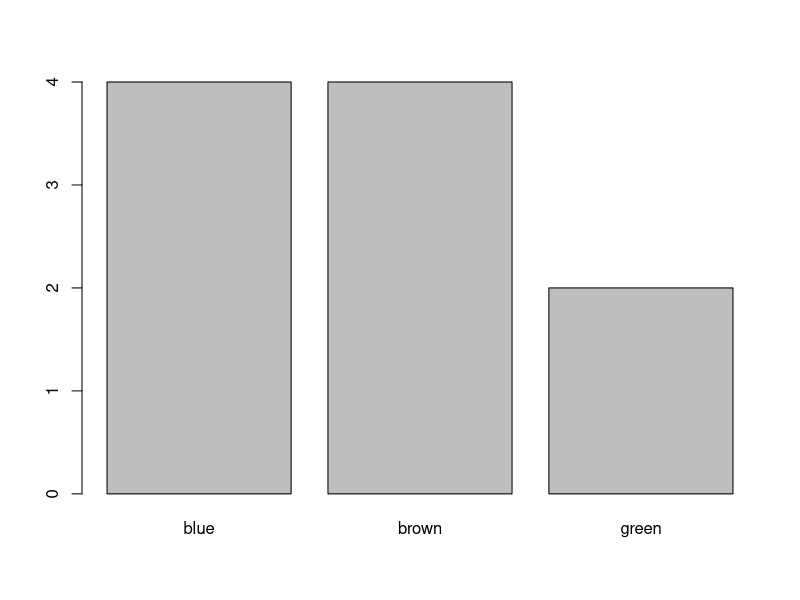
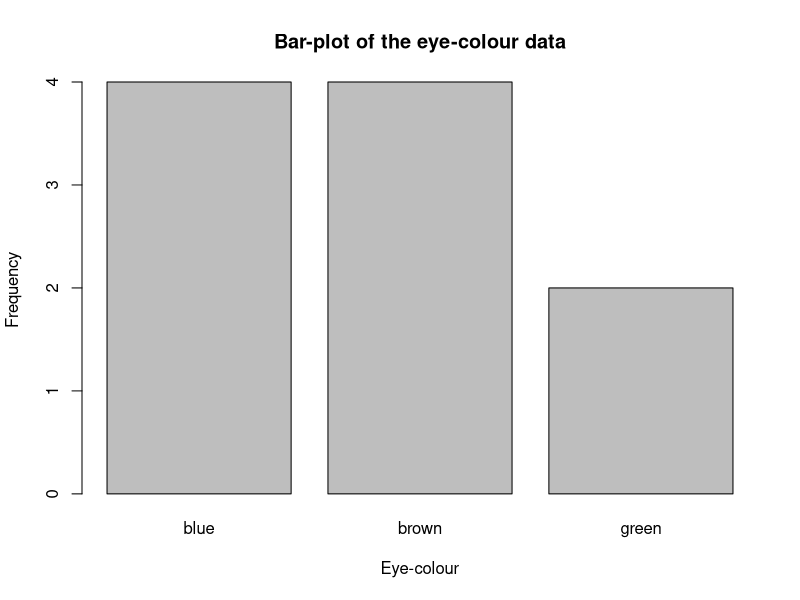
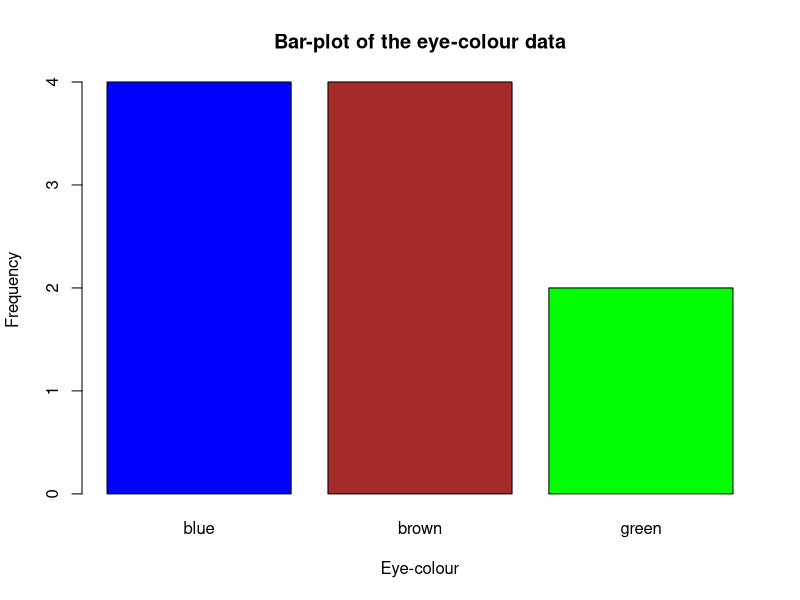
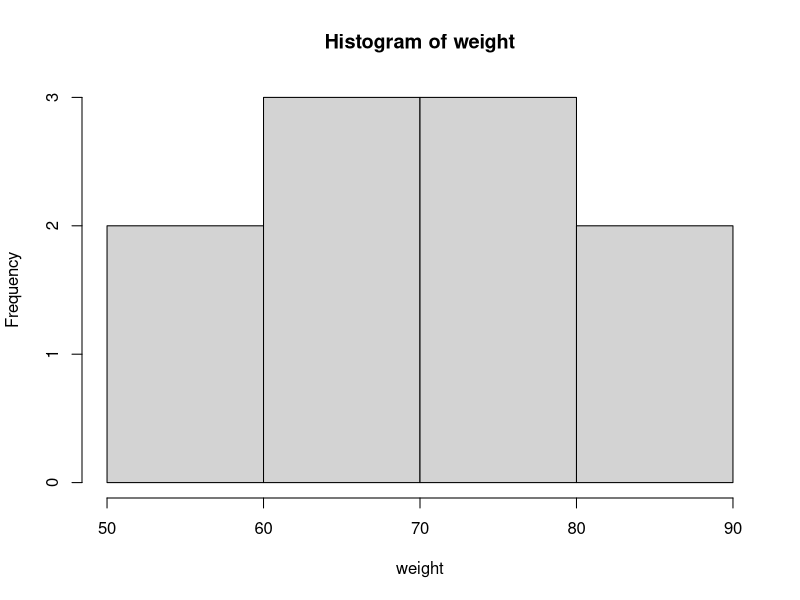
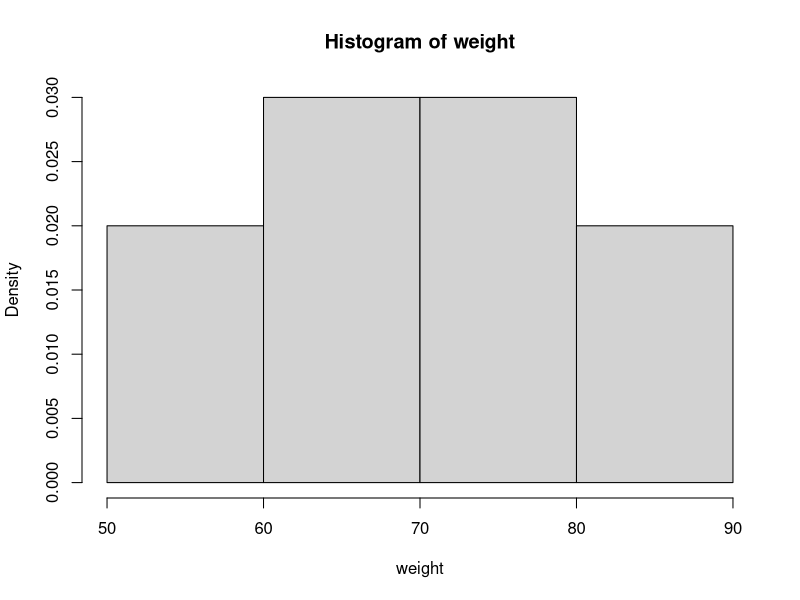
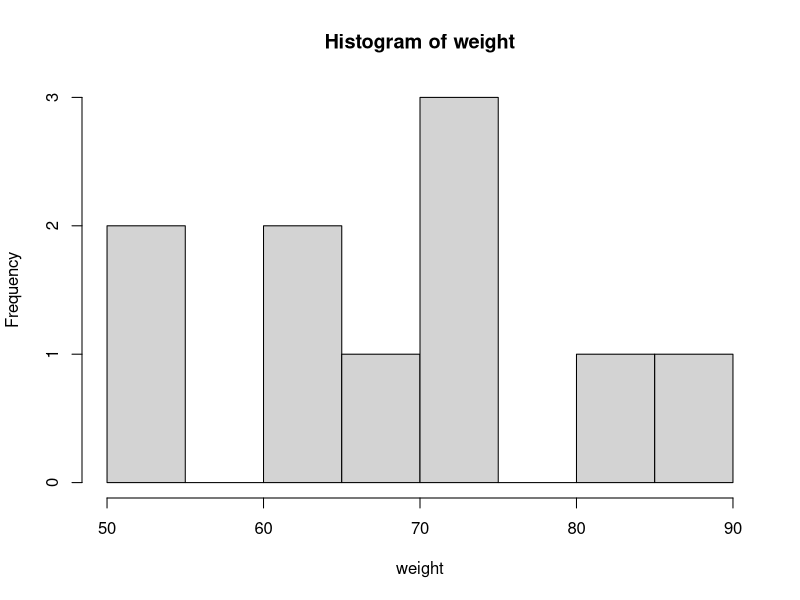
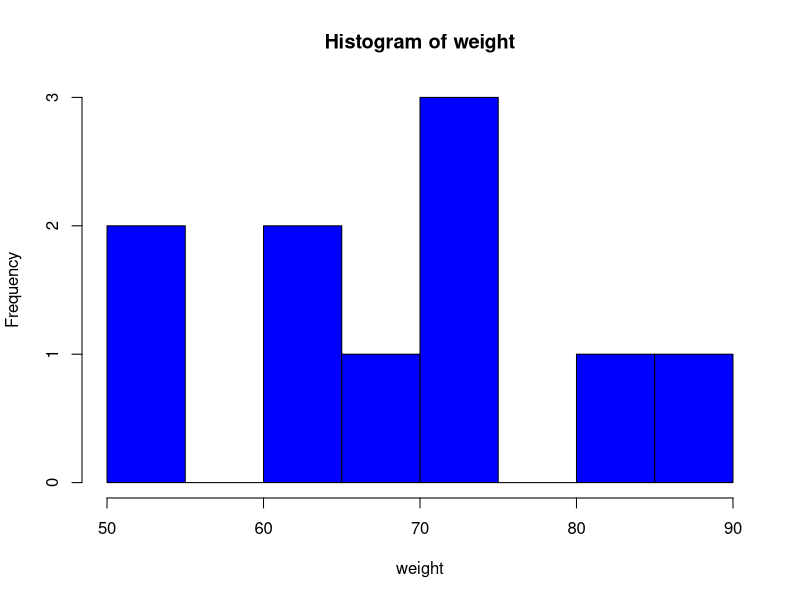
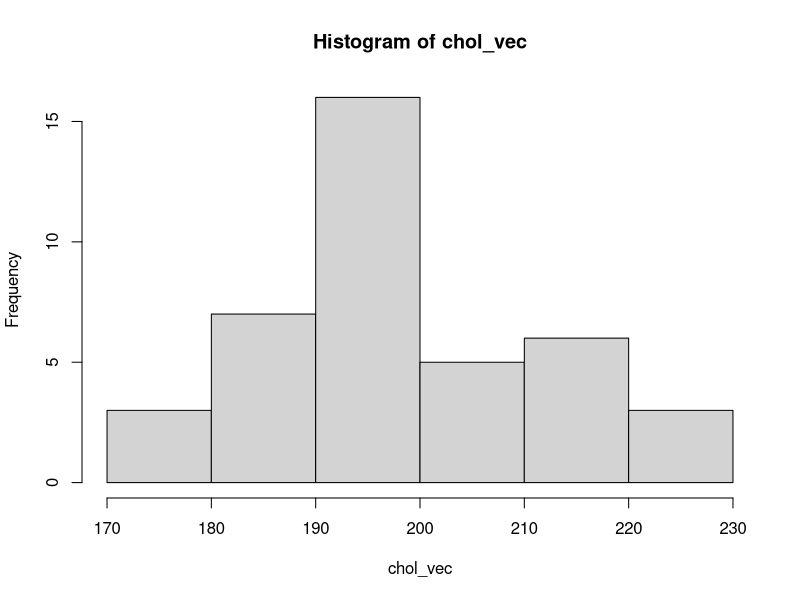

These charts were generated, in order, by the following R code:
##################################################
## Class: BB503 & BB602 Probability and Statistics
## Script purpose: Introduction to R
## Author: Ege Ulgen
##################################################

# Sample Session ----------------------------------------------------------

# This is a comment
# print a number
2 

2 + 3 # perform a simple calculation
2 * 3 

# natural log
log(2)

# working directory -------------------------------------------------------
# Return current working directory
getwd()

# Set working directory
setwd("/Users/egeulgen/Documents/Teaching/21_22_Undergrad/scripts")

# special characters in R -------------------------------------------------s
# NA: Not Available (i.e. missing values)
# NaN: Not a Number (e.g. 0/0)
0/0
# Inf: Infinity
# -Inf: Minus Infinity. For instance 0 divided by 0 gives a NaN, but 1 divided by 0 gives Inf.
1/0

# numeric and string objects ----------------------------------------------
### Numeric objects
# store an object
x <- 2
x # print this object

# store and print an object
(y <- 3)

# perform simple calculations
x + y
x * 3 + y * 2

# update an object to be doubled
x <- 2 * x

### String objects
x <- "Hello"
x

(y <- "World")

# concatenate the two words
paste(x, y)

# vectors -----------------------------------------------------------------
# store a vector
height <- c(168, 177, 177, 177, 178, 172, 165, 171, 178, 170)

# print the second element
height[2]

# print from the 2nd to the 5th element
height[2:5]

# Define a vector as a sequence (1 to 10)
(obs <- 1:10)

# define a regular sequence
seq(1, 10)
seq(1, 10, by = 2)

# Perform a simple calculation using vectors (element-wise)
weight <- c(88, 72, 85, 52, 71, 69, 61, 61, 51, 75)

BMI <- weight / ((height / 100) ^ 2)
BMI

### simple descriptions of the vector
# length
length(height)

### string vectors
eye_color <- c("blue", "green", "brown", "blue", "brown", 
               "blue", "blue", "green", "brown", "brown")

table(eye_color)

table(eye_color) / 10
table(eye_color) / 10 * 100

### appending to and deleting from a vector
# empty vector
my_vec <- c()
# append to vector
my_vec <- c(my_vec, 3)
my_vec
my_vec <- c(1, 2, my_vec)
my_vec

# delete an element
my_vec[2]
my_vec <- my_vec[-2]
my_vec

# simple plotting ---------------------------------------------------------

### bar plot
freq_tbl <- table(eye_color)
barplot(freq_tbl)
barplot(freq_tbl, 
        xlab = "Eye-colour",
        ylab = "Frequency",
        main = "Bar-plot of the eye-colour data")

barplot(freq_tbl, 
        xlab = "Eye-colour",
        ylab = "Frequency",
        main = "Bar-plot of the eye-colour data",
        col = c("blue", "brown", "green"))

###  histogram of weight
hist(weight)
hist(weight, freq = FALSE)
hist(weight, breaks = 10)
hist(weight, breaks = 10, col = "blue")

### Cholesterol data
chol_vec <- c(213, 174, 193, 196, 220, 183, 194, 200, 192, 200, 200, 199, 178,
              183, 188, 193, 187, 181, 193, 205, 196, 211, 202, 213, 216, 206,
              195, 191, 171, 194, 184, 191, 221, 212, 221, 204, 204, 191, 183, 227)
hist(chol_vec)
hist(chol_vec, breaks = 15)

grp1 <- chol_vec[1:20]
grp2 <- chol_vec[21:40]
hist(grp1, col = "red", main = "Group 1 - Distribution")
hist(grp2, col = "blue", main = "Group 2 - Distribution")


min(chol_vec)
max(chol_vec)

hist(grp1, col = "red", main = "Distribution by Group", 
     xlim = c(170, 230), ylim = c(0, 10))
hist(grp2, col = "blue",
     xlim = c(170, 230), ylim = c(0, 10), add = TRUE)




hist(grp1, col = rgb(red = 1, green = 0, blue = 0, alpha = 0.5), 
     main = "Distribution by Group", 
     xlim = c(170, 230), ylim = c(0, 10),
     xlab = NULL)
hist(grp2, col = rgb(red = 0, green = 0, blue = 1, alpha = 0.5), 
     xlim = c(170, 230), ylim = c(0, 10), add = TRUE)

# measures of center ------------------------------------------------------
# mean
mean(chol_vec)

# median
median(chol_vec)

summary(chol_vec)

# mode
table(chol_vec)
sort(table(chol_vec), decreasing = TRUE)

# working with real data --------------------------------------------------
aids_df <- read.delim("aids_dataset.txt", sep = " ")

head(aids_df)

str(aids_df)
aids_df$treatment <- as.factor(aids_df$treatment)
aids_df$gender <- as.factor(aids_df$gender)
str(aids_df)

mean(aids_df$age)
median(aids_df$age)
summary(aids_df$age)
summary(aids_df)

table(aids_df$treatment)
table(aids_df$treatment) / nrow(aids_df) * 100

sub_df1 <- aids_df[aids_df$treatment == "trt1", ]
sub_df1 <- subset(aids_df, treatment == "trt1")
sub_df2 <- subset(aids_df, treatment == "trt2")

rbind(summary(sub_df1$cd4_2), summary(sub_df2$cd4_2))
cbind(summary(sub_df1$cd4_2), summary(sub_df2$cd4_2))
